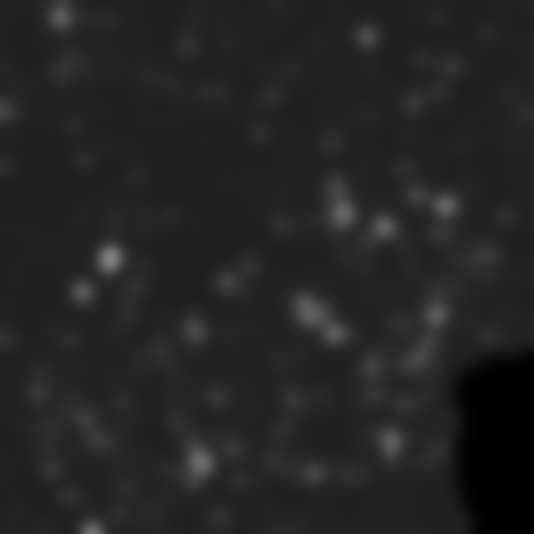
#> input picture closed-20260926T1747-02/d1/img/0441f859-4da3-4846-8e81-8bf2a53f4f12.png, 1068 x 1068 px (shown at 1/2 size)
$ python s1_register_label.py ../closed-20260926T1747-02/d1/img/0441f859-4da3-4846-8e81-8bf2a53f4f12.png ../closed-20260926T1747-02/d1/img/0935a3ee-68b7-412a-b4e7-9dac63b7f4a6.png ../closed-20260926T1747-02/d1/img/0935a3ee-68b7-412a-b4e7-9dac63b7f4a6.png ../closed-20260926T1747-02/d1/img/0935a3ee-68b7-412a-b4e7-9dac63b7f4a6.png 1.0 1.0
#> lines starting #> are read from the running program, lines starting #| are printed output that depends on the picture
"""Register a 7.91 um GP ink label to the 2.4 um team ink overview (ds8): scale search + FFT offset search, correlation restricted to the labelled zone."""
import sys, json, numpy as np
from PIL import Image
from scipy.ndimage import zoom, gaussian_filter, binary_dilation
from numpy.fft import fft2, ifft2
Image.MAX_IMAGE_PIXELS = None
lab_p, ink_p, out, ovl = sys.argv[1], sys.argv[2], sys.argv[3], sys.argv[4]
lab = np.asarray(Image.open(lab_p).convert("L")).astype(np.float32) / 255.0
ink = np.asarray(Image.open(ink_p).convert("L")).astype(np.float32) / 255.0
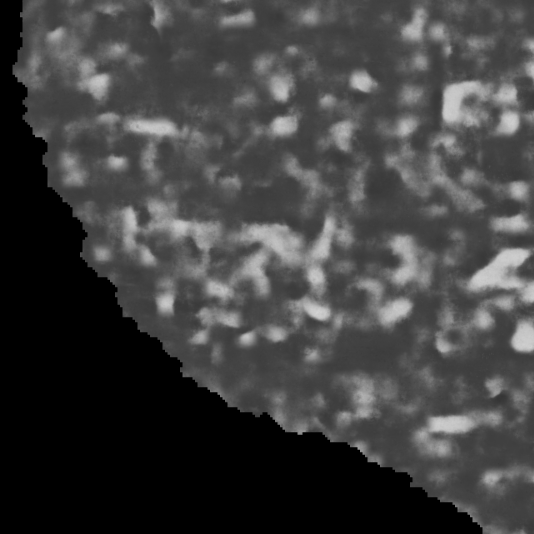
#> input picture closed-20260926T1747-02/d1/img/0935a3ee-68b7-412a-b4e7-9dac63b7f4a6.png, 1068 x 1068 px (shown at 1/2 size)
G = 32.0  # common grid um/px
L0 = zoom(lab, 7.91 / G, order=1); I = gaussian_filter(zoom(ink, 19.2 / G, order=1), 1.0)
#> after `L0 = zoom(lab, 7.91 / G, order=1)`:
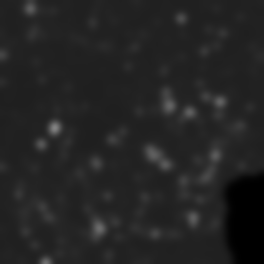
#> L0: shape (264, 264) float32; min 0, max 0.51, mean 0.14
#> after `I = gaussian_filter(zoom(ink, 19.2 / G, order=1), 1.0)`:
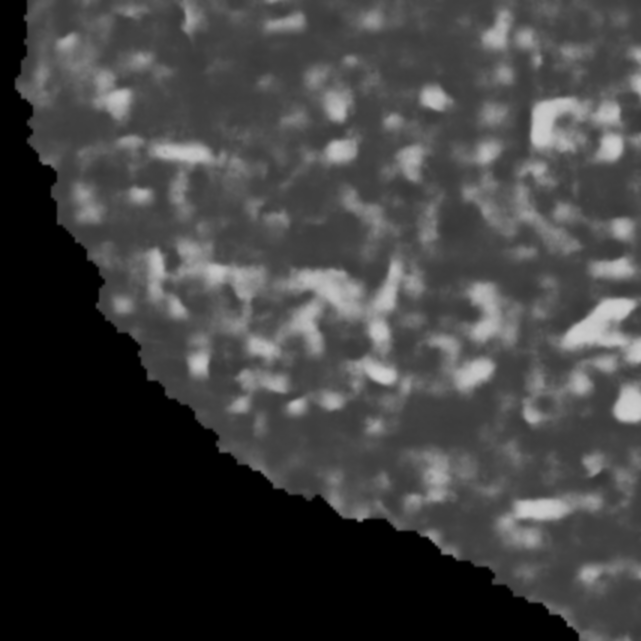
#> I: shape (641, 641) float32; min 0, max 0.815, mean 0.251
best = None
S0, S1v = (float(sys.argv[5]), float(sys.argv[6])) if len(sys.argv) > 6 else (0.96, 1.06)
for s in np.arange(S0, S1v, 0.0025):
    L = gaussian_filter(zoom(L0, s, order=1), 1.0)
    zone = binary_dilation(L > 0.2, iterations=int(3000 / G))
    H, W = I.shape[0] + L.shape[0], I.shape[1] + L.shape[1]
    Lm = np.where(zone, L - L[zone].mean(), 0); Z = zone.astype(np.float32)
    FI = fft2(I, (H, W)); FL = fft2(Lm, (H, W)); FZ = fft2(Z, (H, W)); FI2 = fft2(I * I, (H, W))
    num = np.real(ifft2(FI * np.conj(FL)))           # sum over zone of I(x+d) * Lm(x)
    sI = np.real(ifft2(FI * np.conj(FZ))); sI2 = np.real(ifft2(FI2 * np.conj(FZ))); n = Z.sum()
    varI = np.maximum(sI2 - sI * sI / n, 1e-6); c = num / np.sqrt(varI * (Lm * Lm).sum())
    c = c[:I.shape[0], :I.shape[1]]; c[:5, :] = -1; c[:, :5] = -1
    iy, ix = np.unravel_index(np.argmax(c), c.shape)
    if best is None or c[iy, ix] > best[0]: best = (float(c[iy, ix]), float(s), int(iy), int(ix))
    print("scale %.4f corr %.3f at dy %d dx %d" % (s, c[iy, ix], iy, ix), flush=True)
#> (the run stopped early here; a loop or call above may not have finished)
